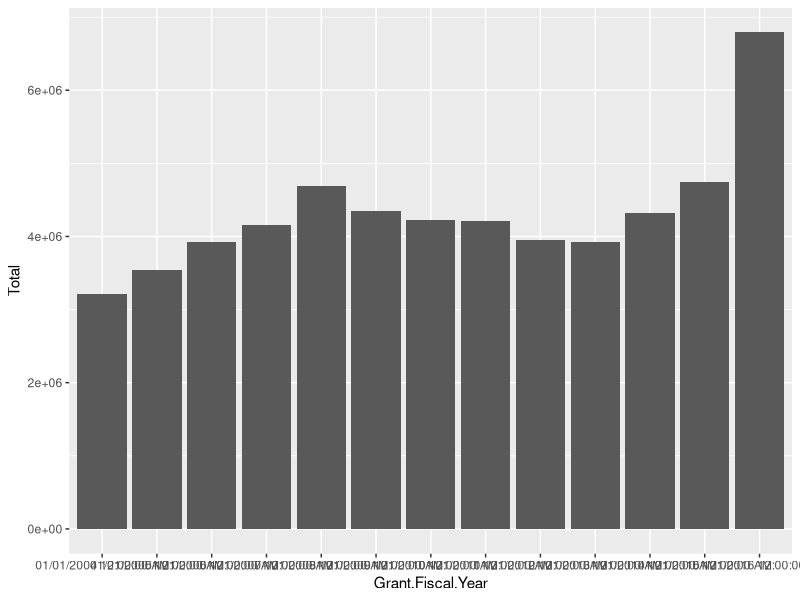
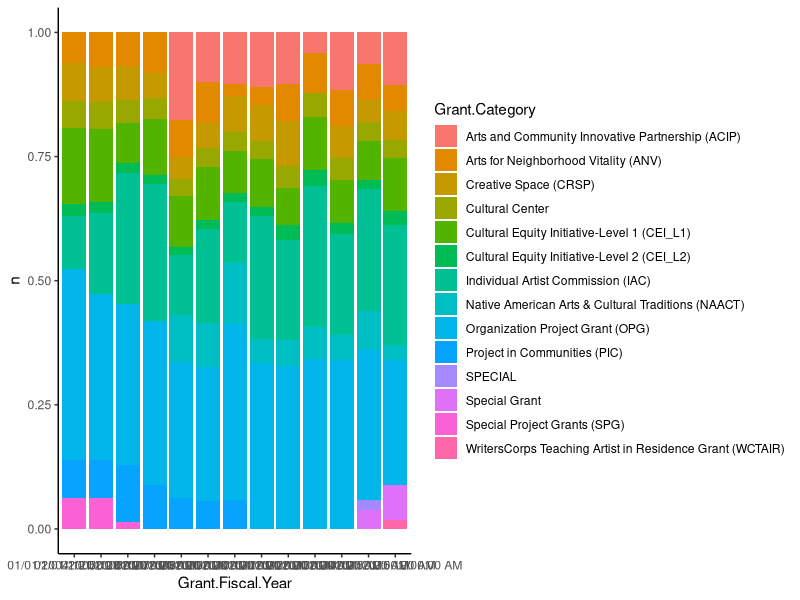

Source code (R) for these figures, in order:
## ---- chunk 1
knitr::opts_chunk$set(echo = TRUE)
library(tidyverse)
library(ggplot2)
## ---- chunk 2
data <- read.csv("San_Francisco_Arts_Commission_Grants_FY2004-2016.csv")
## ---- chunk 3
print(is.data.frame(data))
print(ncol(data))
print(nrow(data))
## ---- chunk 4
data %>% 
  group_by(Grant.Category) %>% 
  tally()
## ---- chunk 5
year_amt <- data %>% 
              group_by(Grant.Fiscal.Year) %>% 
              summarize(Total = sum(Grant.Amount))
year_amt
ggplot(year_amt, mapping= aes(x=Grant.Fiscal.Year, y=Total)) +
  geom_bar(stat="identity")
## ---- chunk 6
year_cat <- data %>% 
              group_by(Grant.Fiscal.Year) %>% 
              count(Grant.Category) 
year_cat             

ggplot(year_cat, aes(fill=Grant.Category, y=n, x=Grant.Fiscal.Year)) + 
    geom_bar(position="fill", stat="identity")+theme_classic()
## ---- chunk 7
#model <- lm(Community.Focus.Combined ~ Grant.Category, data = data)
#summary(model)$coef

